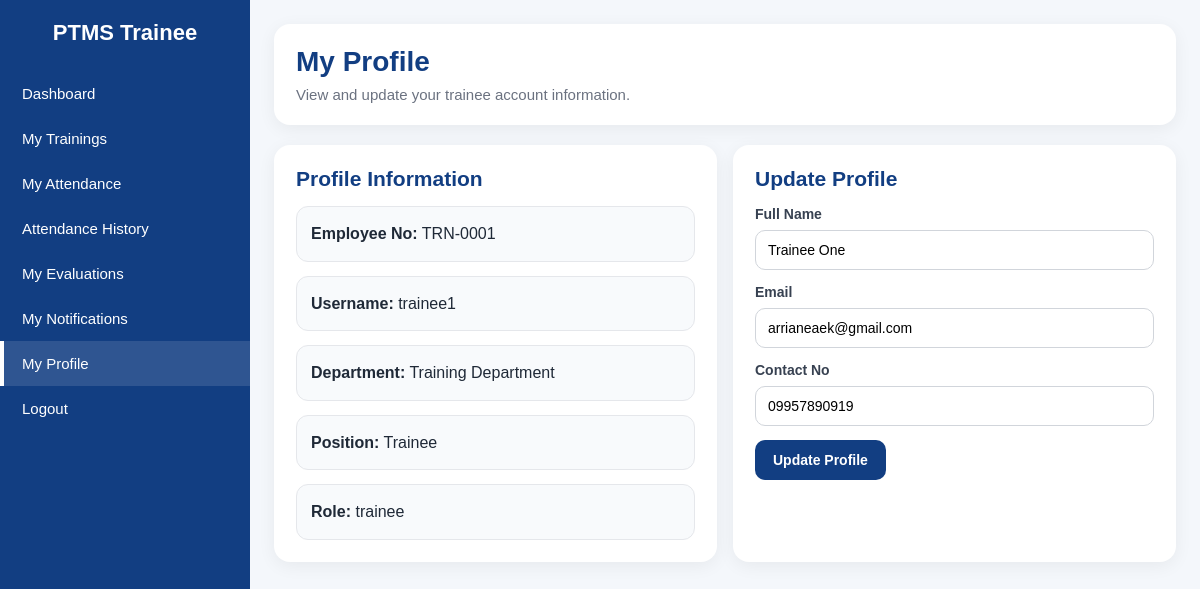
The app's page /modules/trainee_profile.php (signed in) with its own data.
### tables this page shows
CREATE TABLE `users` (
  `id` int(11) NOT NULL,
  `employee_no` varchar(30) NOT NULL,
  `full_name` varchar(120) NOT NULL,
  `username` varchar(60) NOT NULL,
  `email` varchar(120) DEFAULT NULL,
  `contact_no` varchar(20) DEFAULT NULL,
  `password_hash` varchar(255) NOT NULL,
  `role` enum('admin','training_officer','employee','trainee') NOT NULL,
  `department` varchar(120) NOT NULL,
  `position_title` varchar(120) NOT NULL,
  `is_active` tinyint(1) NOT NULL DEFAULT 1,
  `created_at` timestamp NOT NULL DEFAULT current_timestamp(),
  `must_change_password` tinyint(1) NOT NULL DEFAULT 0,
  `password_updated_at` datetime DEFAULT NULL,
  `last_password_change` datetime DEFAULT NULL,
  `employee_dashboard_enabled` tinyint(1) NOT NULL DEFAULT 0
);

### modules/trainee_profile.php (the view, shortened to what this page needs)
<?php
require_once __DIR__ . '/../config/db.php';
$userId = (int)$_SESSION['user_id'];
$stmt = $conn->prepare("
    SELECT employee_no, full_name, username, email, contact_no, department, position_title, role
    FROM users
    WHERE id = ?
    LIMIT 1
");
$stmt->bind_param("i", $userId);
$stmt->execute();
$user = $stmt->get_result()->fetch_assoc();
include __DIR__ . '/../includes/header.php';
include __DIR__ . '/../includes/sidebar_trainee.php';
?>
<div class="topbar">
    <div class="page-title">
        <h1>My Profile</h1>
        <p>View and update your trainee account information.</p>
    </div>
</div>
<div class="grid-2">
    <section class="content-card">
        <h2>Profile Information</h2>
        <div class="info-list">
            <div class="info-item"><strong>Employee No:</strong> <?= e($user['employee_no'] ?? '—'); ?></div>
            <div class="info-item"><strong>Username:</strong> <?= e($user['username'] ?? '—'); ?></div>
            <div class="info-item"><strong>Department:</strong> <?= e($user['department'] ?? '—'); ?></div>
            <div class="info-item"><strong>Position:</strong> <?= e($user['position_title'] ?? '—'); ?></div>
            <div class="info-item"><strong>Role:</strong> <?= e($user['role'] ?? 'trainee'); ?></div>
        </div>
    </section>
    <section class="content-card">
        <h2>Update Profile</h2>
        <form method="POST">
            <div class="form-grid">
                <div class="form-group full">
                    <label>Full Name</label>
                    <input type="text" name="full_name" value="<?= e($user['full_name'] ?? ''); ?>" required>
                </div>
                <div class="form-group full">
                    <label>Email</label>
                    <input type="email" name="email" value="<?= e($user['email'] ?? ''); ?>" required>
                </div>
                <div class="form-group full">
                    <label>Contact No</label>
                    <input type="text" name="contact_no" value="<?= e($user['contact_no'] ?? ''); ?>">
                </div>
            </div>
            <div style="margin-top:14px;">
                <button type="submit" class="btn btn-blue">Update Profile</button>
            </div>
        </form>
    </section>
</div>
<?php include __DIR__ . '/../includes/footer.php'; ?>

### includes/header.php (style rules this page uses)
* { margin:0; padding:0; box-sizing:border-box; }
body { font-family: Arial, Helvetica, sans-serif; background:#f4f7fb; color:#1f2937; }
.topbar { background:#fff; padding:22px; border-radius:16px; box-shadow:0 4px 18px rgba(0,0,0,0.06); margin-bottom:20px; }
.page-title h1 { font-size:28px; color:#123e82; margin-bottom:8px; }
.page-title p { color:#6b7280; font-size:15px; }
.btn { display:inline-block; padding:12px 18px; border-radius:10px; text-decoration:none; font-weight:bold; font-size:14px; transition:0.3s; cursor:pointer; border:none; }
.btn-blue { background:#123e82; color:#fff; }
.grid-2 { display:grid; grid-template-columns:1fr 1fr; gap:16px; }
.stat-card, .table-card, .content-card { background:#fff; border-radius:16px; padding:22px; box-shadow:0 4px 18px rgba(0,0,0,0.06); }
.table-card h2, .content-card h2 { color:#123e82; font-size:21px; margin-bottom:15px; }
.info-list { display:grid; gap:14px; }
.info-item { padding:14px; border-radius:12px; background:#f8fafc; line-height:1.6; border:1px solid #e5e7eb; }
.form-grid { display:grid; grid-template-columns:1fr 1fr; gap:14px; }
.form-group { display:flex; flex-direction:column; gap:8px; }
.form-group.full { grid-column:1 / -1; }
.form-group label { font-size:14px; font-weight:600; color:#374151; }
.form-group input, .form-group select, .form-group textarea { width:100%; border:1px solid #d1d5db; border-radius:10px; padding:11px 12px; font-size:14px; outline:none; background:#fff; }

### records on screen
users: employee_no "TRN-0001", username "trainee1", department "Training Department", position_title "Trainee", role "trainee", full_name "Trainee One", email "arrianeaek@gmail.com", contact_no "09957890919"
